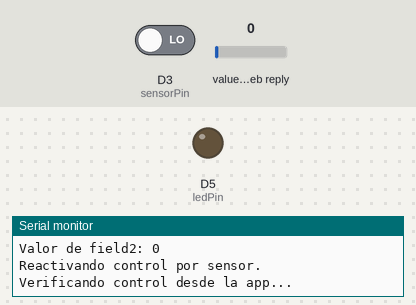
A sketch run on a simulated ESP8266 (NodeMCU). On the bench: output pins drawn as LEDs (lit = HIGH), the last lines printed to the serial monitor. The test bench sets the inputs (shaded band); at power-on: D3 (sensorPin) LOW, value in the web reply 0. WiFi joins after 1.5 s; servers stay silent unless stated; web services answer with replies made up by the test bench.

Above: at 3.0 s.
3.1 s: D3 (sensorPin) driven HIGH
At 4.1 s:
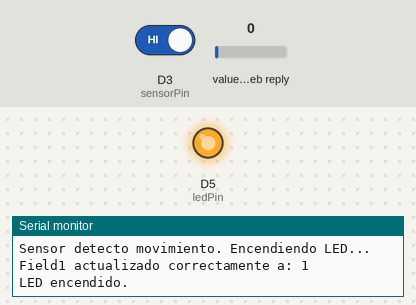
Timing chart, 0 to 6.1 s (numbered marks = the images above; inputs shaded):
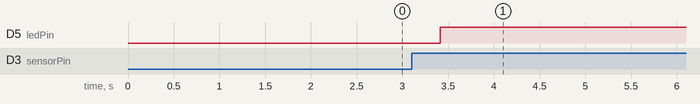

The sketch:

Codigo_sensor.ino
```cpp
#include <ESP8266WiFi.h>
#include <ThingSpeak.h>

// redes wifi
const char* ssid[] = {"The Skinnys", "Redmi", "FLAKOPC"};
const char* password[] = {"21542460-kCollado1019", "Collado1019", "123456789"};

WiFiClient client;
unsigned long channelID = 2786455;
const char* readAPIKey = "WBMZ0AUOTY7U0Y28";
const char* writeAPIKey = "IFNI5JJY82GZ1JTP";

const int ledPin = D5;
const int sensorPin = D3;

bool ledEncendido = false;
bool controlPorApp = false;

void setup() {
    Serial.begin(115200);
    pinMode(sensorPin, INPUT);
    pinMode(ledPin, OUTPUT);
    digitalWrite(ledPin, LOW);

    Serial.println("Iniciando sistema...");
    conectarWiFi();
    ThingSpeak.begin(client);
    Serial.println("Sincronizando estado inicial del LED...");
    verificarControlApp();
    Serial.println("Sistema iniciado correctamente.");
}

void loop() {
    if (WiFi.status() != WL_CONNECTED) {
        Serial.println("WiFi desconectado. Reintentando conexion...");
        conectarWiFi();
    }

    // Reducir tiempo entre verificaciones
    static unsigned long tiempoAnterior = 0;
    if (millis() - tiempoAnterior >= 1000) { //revisa cada 1 segundo
        tiempoAnterior = millis();
        Serial.println("Verificando control desde la app...");
        verificarControlApp();
    }

    // si hay control con la app no usamos sensor
    if (controlPorApp) {
        return;
    }

    // control por sensor
    int sensorState = digitalRead(sensorPin);
    if (sensorState == HIGH && !ledEncendido) {
        Serial.println("Sensor detecto movimiento. Encendiendo LED...");
        actualizarField1(1); // Actualizar  field1 a 1
        encenderLED();
        delay(15010); // 15 segundos encendido
        Serial.println("Apagando LED despues del retardo.");
        apagarLED();
        actualizarField1(0); // Actualizar  field1 a 0
    }
}

// conectar con el wifi
void conectarWiFi() {
    int redActual = 0;
    bool conectado = false;

    while (redActual < 3 && !conectado) {
        Serial.print("Intentando conectar a WiFi: ");
        Serial.println(ssid[redActual]);

        WiFi.begin(ssid[redActual], password[redActual]);
        int intentos = 0;

        while (WiFi.status() != WL_CONNECTED && intentos < 20) {
            delay(500);
            Serial.print(".");
            intentos++;
        }

        if (WiFi.status() == WL_CONNECTED) {
            Serial.println("\nWiFi conectado exitosamente.");
            Serial.print("IP asignada: ");
            Serial.println(WiFi.localIP());
            conectado = true;
        } else {
            Serial.println("\nNo se pudo conectar a esta red WiFi.");
            redActual++;
        }
    }

    if (!conectado) {
        Serial.println("\nNo se pudo conectar a ninguna red. Reiniciando...");
        ESP.restart();
    }
}

void verificarControlApp() {
    int field2Value = ThingSpeak.readIntField(channelID, 2, readAPIKey);
    if (ThingSpeak.getLastReadStatus() != 200) {
        Serial.print("Error al leer field2, error: ");
        Serial.println(ThingSpeak.getLastReadStatus());
        return;
    }

    Serial.print("Valor de field2: ");
    Serial.println(field2Value);

    if (field2Value == 1) {
        // Encender LED manualmente
        if (!ledEncendido) {
            Serial.println("Encendiendo LED por control de la app.");
            encenderLED();
        }
        controlPorApp = true;
    } else if (field2Value == 0) {
        // Apagar LED y reactivar sensor
        if (ledEncendido) {
            Serial.println("Apagando LED por control de la app.");
            apagarLED();
        }
        Serial.println("Reactivando control por sensor.");
        controlPorApp = false;
    }
}

void encenderLED() {
    digitalWrite(ledPin, HIGH);
    ledEncendido = true;
    Serial.println("LED encendido.");
}

void apagarLED() {
    digitalWrite(ledPin, LOW);
    ledEncendido = false;
    Serial.println("LED apagado.");
}

// Funcion para actualizar field1
void actualizarField1(int valor) {
    ThingSpeak.setField(1, valor);
    int status = ThingSpeak.writeFields(channelID, writeAPIKey);
    if (status == 200) {
        Serial.print("Field1 actualizado correctamente a: ");
        Serial.println(valor);
    } else {
        Serial.print("Error al actualizar field1. Codigo de error: ");
        Serial.println(status);
    }
}
```

Measured:
- after the input at 3.1 s, D5 (ledPin): LOW → HIGH after 0.31 s
